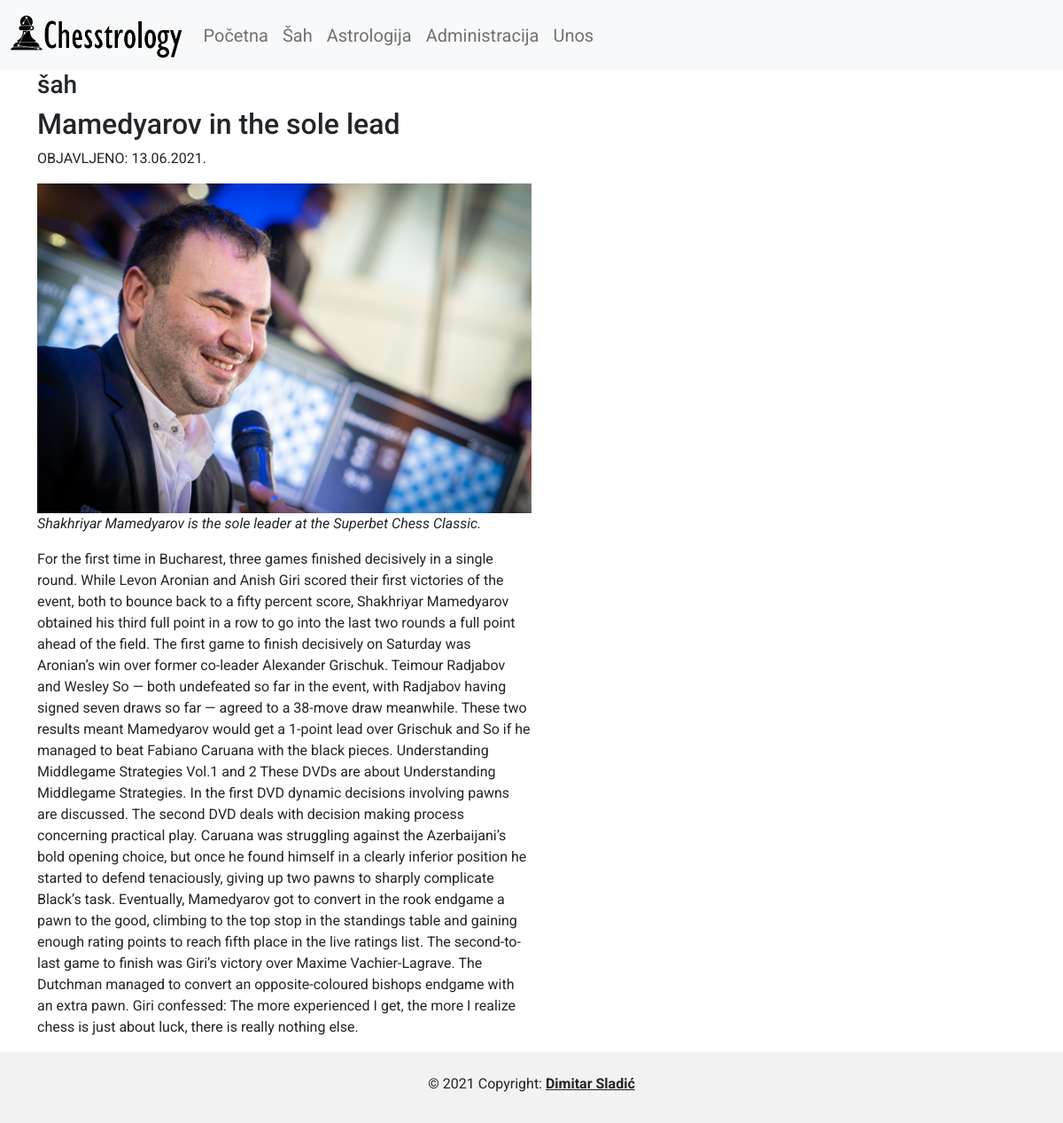
Page /clanak.php?id=1 on the committed database.
### tables this page shows
CREATE TABLE `vijesti` (
  `id` int(11) NOT NULL,
  `datum` varchar(32) NOT NULL,
  `naslov` varchar(64) NOT NULL,
  `sazetak` text NOT NULL,
  `tekst` text NOT NULL,
  `slika` varchar(64) NOT NULL,
  `kategorija` varchar(64) NOT NULL,
  `arhiva` tinyint(1) NOT NULL
);

### clanak.php (the view, shortened to what this page needs)
<?php
include 'connect.php';
$id =$_GET['id'];
$query = "SELECT * FROM vijesti WHERE id='$id'";
$result = mysqli_query($dbc, $query);
?>
<!DOCTYPE html>
<html lang="en">
<head>
    <link href="https://cdn.jsdelivr.net/npm/bootstrap@5.0.0-beta3/dist/css/bootstrap.min.css" rel="stylesheet">
    <link rel="stylesheet" href="https://cdnjs.cloudflare.com/ajax/libs/font-awesome/5.15.3/css/all.min.css" />
    <link href="style.css" media="all" rel="stylesheet" type="text/css"/>
</head>
<body class="d-flex flex-column min-vh-100">
<nav class="navbar navbar-expand-lg navbar-light bg-light">
    <div class="container-fluid">
        <a class="navbar-brand" href="index.php"><img src="logo.png" alt=""  height="50" class="d-inline-block align-text-top"></a>
        <div class="collapse navbar-collapse" id="navbarNavAltMarkup">
        <div class="navbar-nav">
            <a class="nav-link" href="index.php">Početna</a>
            <a class="nav-link" href="kategorija.php?id=šah">Šah</a>
            <a class="nav-link" href="kategorija.php?id=astrologija">Astrologija</a>
            <a class="nav-link" href="administracija.php">Administracija</a>
            <a class="nav-link" href="unos.php">Unos</a>
        </div>
        </div>
    </div>
    </nav>
    <main class="container">
        <div clas="row">
        <?php
            while($row = mysqli_fetch_array($result)) {
                echo '<div class="row">
                <h3 class="category"><span>'.$row['kategorija'].'</span></h3>
                <h2 class="title">'. $row['naslov'] .'</h2>
                <p>OBJAVLJENO: <span>'.$row['datum'].'</span> </p>
                </div>
                <div class="col-6">
                <section class="slika">
                    <img src="'.UPLPATH . $row['slika'].'" style="max-width:100%;">
                </section>
                <section class="about">
                    <p>
                     <i>'.$row['sazetak'].'</i>
                    </p>
                </section>
                <section class="sadrzaj">
                    <p>
                      '.$row['tekst'].'
                    </p>
                </section>
                </div>';
            }
        ?>
        </div>
    </main>
    <footer class="text-center p-4 mt-auto" style="background-color: rgba(0, 0, 0, 0.05);">
    © 2021 Copyright:
        <a class="text-reset fw-bold">Dimitar Sladić</a>
    </footer>
</body>
</html>

### style.css (style rules this page uses)
* { padding: 0px; margin: 0px; }
body { font-family: 'Roboto', sans-serif; font-size: 16px; width:100%; }
nav * { font-size: 1.25rem; }
footer { max-width: 100%; background-color: #ededed; height: 80px; }

### rows in the picture
vijesti: kategorija "šah", naslov "Mamedyarov in the sole lead", datum "13.06.2021.", slika (picture), sazetak "Shakhriyar Mamedyarov is the sole leader at the Superbet Chess Classic.", tekst "For the first time in Bucharest, three games finished decisively in a single round. While Levon Aronian and Anish Giri scored their first victories of the event, both to bounce back to a fifty percent score, Shakhriyar Mamedyarov obtained his third full point in a row to go into the last two rounds a full point ahead of the field. The first game to finish decisively on Saturday was Aronian’s win over former co-leader Alexander Grischuk. Teimour Radjabov and Wesley So — both undefeated so far in the event, with Radjabov having signed seven draws so far — agreed to a 38-move draw meanwhile. These two results meant Mamedyarov would get a 1-point lead over Grischuk and So if he managed to beat…"
